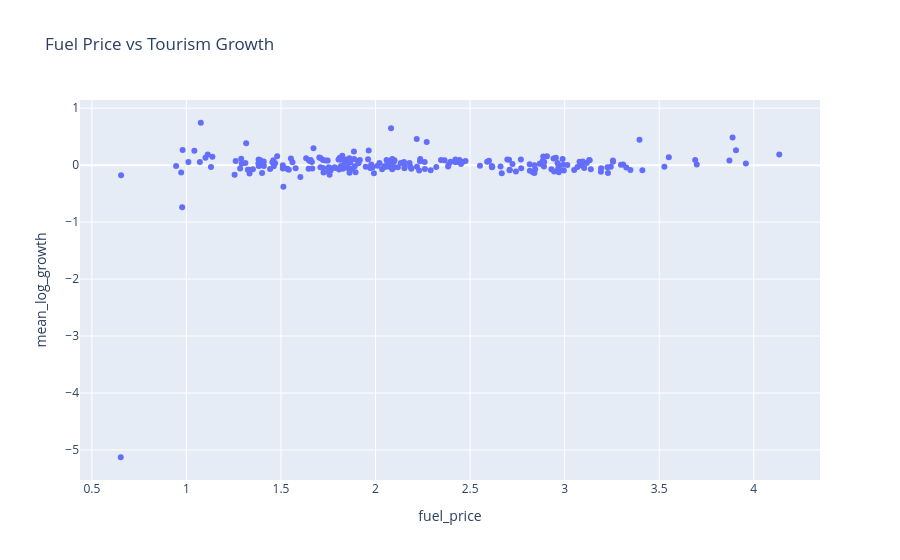

The code cell stored with this chart in its notebook:
### Markdown cell above
### Does fuel price predict arrival drops?

### Code cell
import pandas as pd
import plotly.express as px

df = pd.read_csv('../data/processed/model_ready.csv')
df['year_month'] = pd.to_datetime(df['year_month'])

monthly_agg = df.groupby('year_month').agg(
    mean_log_growth=('log_arrivals_diff', 'mean'),
    fuel_price=('jet_fuel_usd_per_gallon', 'mean')
).reset_index()

fig = px.scatter(
    monthly_agg,
    x='fuel_price',
    y='mean_log_growth',
    title='Fuel Price vs Tourism Growth',
    hover_data=['year_month']
)

fig.show()

### Figure 1 — Plotly figure (JSON) as saved in the notebook; plotly's stock layout.template omitted (floating-point values rounded to 4 significant figures; data arrays with more than 128 entries replaced by an {"elided": "..."} marker saying what was removed)
{"data": [{"customdata": {"elided": "240x1 str values"}, "hovertemplate": "fuel_price=%{x}<br>mean_log_growth=%{y}<br>year_month=%{customdata[0]}<extra></extra>", "legendgroup": "", "marker": {"color": "#636efa", "symbol": "circle"}, "mode": "markers", "name": "", "orientation": "v", "showlegend": false, "type": "scatter", "x": {"elided": "240 float values"}, "xaxis": "x", "y": {"elided": "240 float values"}, "yaxis": "y"}], "layout": {"legend": {"tracegroupgap": 0}, "title": {"text": "Fuel Price vs Tourism Growth"}, "xaxis": {"anchor": "y", "domain": [0, 1], "title": {"text": "fuel_price"}}, "yaxis": {"anchor": "x", "domain": [0, 1], "title": {"text": "mean_log_growth"}}}}
